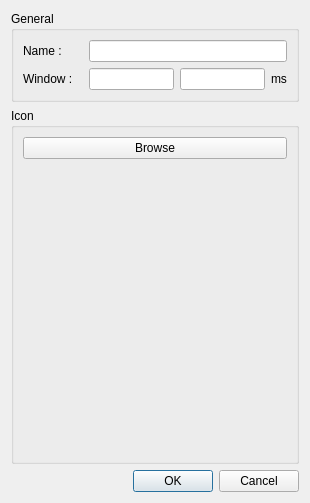
<?xml version="1.0" encoding="UTF-8"?>
<ui version="4.0">
 <class>IconWindow</class>
 <widget class="QWidget" name="IconWindow">
  <property name="windowModality">
   <enum>Qt::WindowModal</enum>
  </property>
  <property name="geometry">
   <rect>
    <x>0</x>
    <y>0</y>
    <width>310</width>
    <height>503</height>
   </rect>
  </property>
  <property name="sizePolicy">
   <sizepolicy hsizetype="Expanding" vsizetype="Preferred">
    <horstretch>0</horstretch>
    <verstretch>0</verstretch>
   </sizepolicy>
  </property>
  <property name="minimumSize">
   <size>
    <width>0</width>
    <height>0</height>
   </size>
  </property>
  <property name="windowTitle">
   <string>Event</string>
  </property>
  <layout class="QVBoxLayout" name="verticalLayout_2">
   <item>
    <widget class="QGroupBox" name="TopLayout">
     <property name="title">
      <string>General</string>
     </property>
     <layout class="QVBoxLayout" name="verticalLayout">
      <item>
       <layout class="QHBoxLayout" name="horizontalLayout">
        <item>
         <widget class="QLabel" name="label_2">
          <property name="minimumSize">
           <size>
            <width>60</width>
            <height>0</height>
           </size>
          </property>
          <property name="text">
           <string>Name :</string>
          </property>
         </widget>
        </item>
        <item>
         <widget class="QLineEdit" name="IconNameLineEdit"/>
        </item>
       </layout>
      </item>
      <item>
       <layout class="QHBoxLayout" name="horizontalLayout_4">
        <item>
         <widget class="QLabel" name="label_6">
          <property name="minimumSize">
           <size>
            <width>60</width>
            <height>0</height>
           </size>
          </property>
          <property name="text">
           <string>Window : </string>
          </property>
         </widget>
        </item>
        <item>
         <widget class="QLineEdit" name="WindowStartLineEdit"/>
        </item>
        <item>
         <widget class="QLineEdit" name="WindowEndLineEdit"/>
        </item>
        <item>
         <widget class="QLabel" name="label">
          <property name="text">
           <string>ms</string>
          </property>
         </widget>
        </item>
       </layout>
      </item>
     </layout>
    </widget>
   </item>
   <item>
    <widget class="QGroupBox" name="MiddleLayout">
     <property name="title">
      <string>Icon</string>
     </property>
     <layout class="QVBoxLayout" name="verticalLayout_3">
      <item>
       <widget class="QPushButton" name="BrowseIconButton">
        <property name="text">
         <string>Browse</string>
        </property>
       </widget>
      </item>
      <item>
       <widget class="QLabel" name="IconLabel">
        <property name="sizePolicy">
         <sizepolicy hsizetype="Expanding" vsizetype="Expanding">
          <horstretch>0</horstretch>
          <verstretch>0</verstretch>
         </sizepolicy>
        </property>
        <property name="text">
         <string/>
        </property>
        <property name="pixmap">
         <pixmap resource="localizer.qrc">:/Localizer/Resources/localizer.ico</pixmap>
        </property>
        <property name="scaledContents">
         <bool>true</bool>
        </property>
       </widget>
      </item>
     </layout>
    </widget>
   </item>
   <item>
    <layout class="QHBoxLayout" name="BottomLayout">
     <item>
      <spacer name="horizontalSpacer">
       <property name="orientation">
        <enum>Qt::Horizontal</enum>
       </property>
       <property name="sizeHint" stdset="0">
        <size>
         <width>40</width>
         <height>20</height>
        </size>
       </property>
      </spacer>
     </item>
     <item>
      <widget class="QDialogButtonBox" name="OkCancelButtonBox">
       <property name="standardButtons">
        <set>QDialogButtonBox::Cancel|QDialogButtonBox::Ok</set>
       </property>
      </widget>
     </item>
    </layout>
   </item>
  </layout>
 </widget>
 <resources>
  <include location="localizer.qrc"/>
 </resources>
 <connections/>
</ui>
